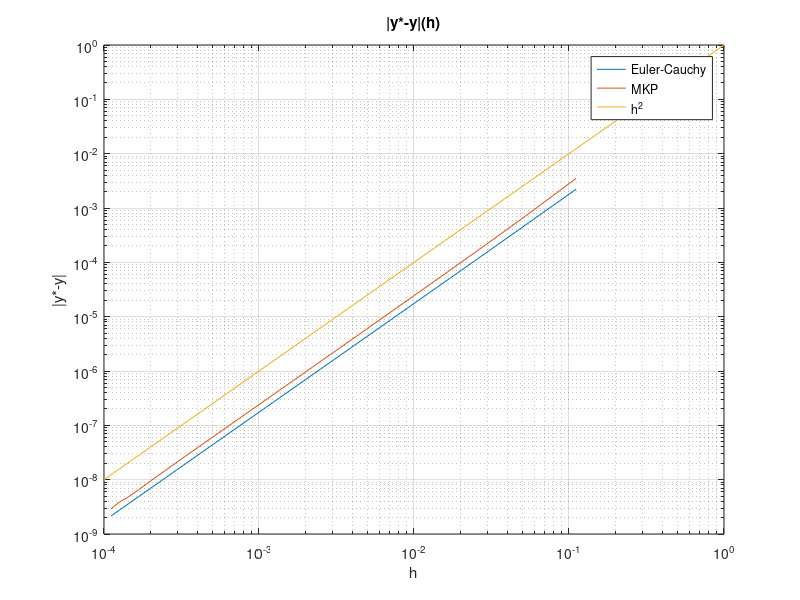
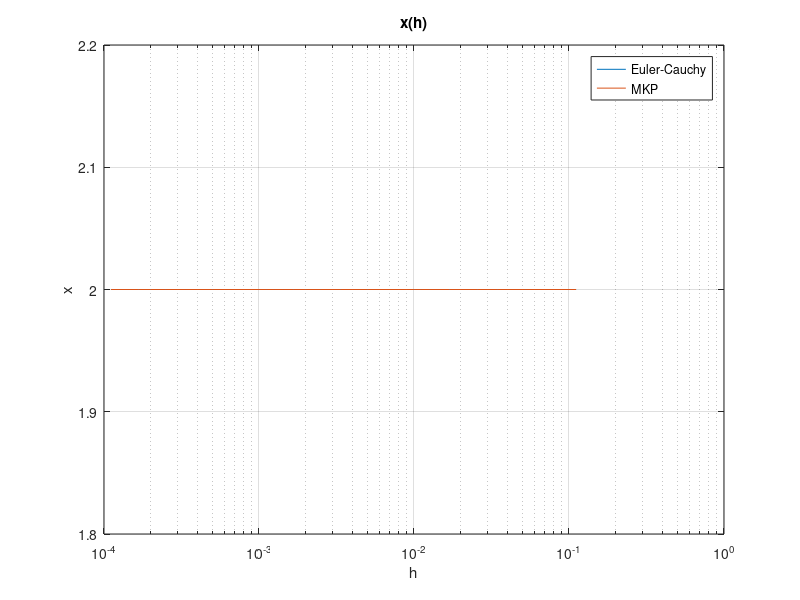
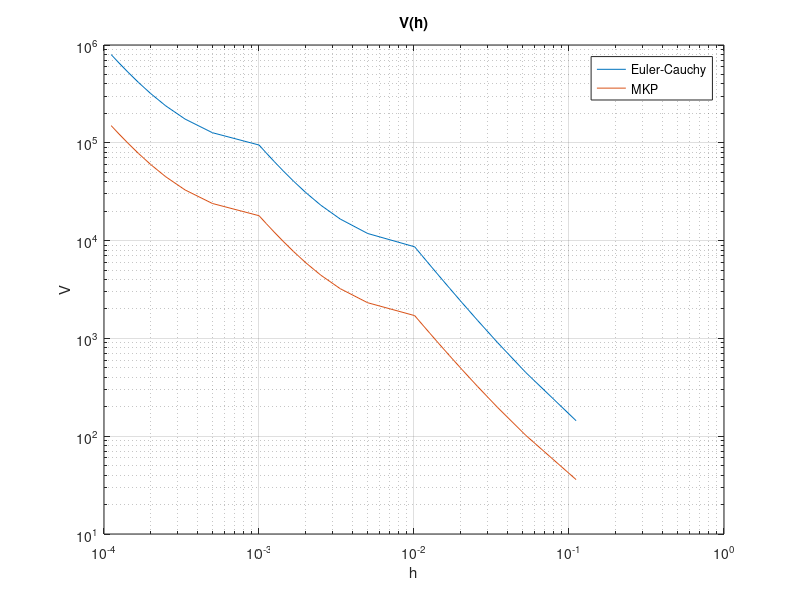
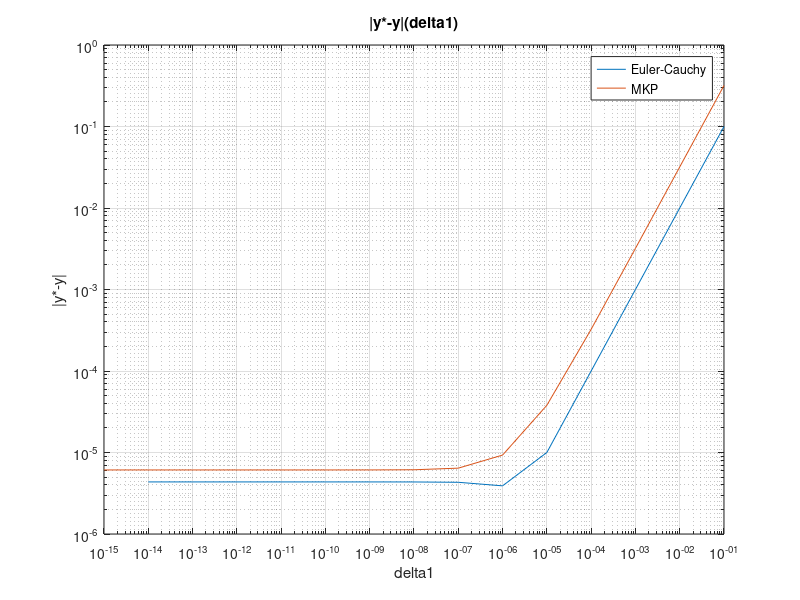

The MATLAB source for these figures, in order:
%1st plot
A = load('output1_1.txt');
h = A(:, 1);
mstk = A(:, 2);
loglog(h, mstk)

hold on
grid on

A = load('output1_2.txt');
h = A(:, 1);
mstk = A(:, 2);
loglog(h, mstk)

h = [1e-4, 1e-0];
mstk = h .^ 2;
loglog(h, mstk)

xlabel('h')
ylabel('|y*-y|')
legend('Euler-Cauchy', 'MKP', 'h^2')
title('|y*-y|(h)')

%2nd plot
figure
A = load('output2_1.txt');
h = A(:, 1);
coord = A(:, 2);
semilogx(h, coord)

hold on
grid on

A = load('output2_2.txt');
h = A(:, 1);
coord = A(:, 2);
semilogx(h, coord)

xlabel('h')
ylabel('x')
legend('Euler-Cauchy', 'MKP')
title('x(h)')

%3rd plot
figure
A = load('output3_1.txt');
h = A(:, 1);
V = A(:, 2);
loglog(h, V)

hold on
grid on

A = load('output3_2.txt');
h = A(:, 1);
V = A(:, 2);
loglog(h, V)

xlabel('h')
ylabel('V')
legend('Euler-Cauchy', 'MKP')
title('V(h)')

%4th plot
figure
A = load('output4_1.txt');
delta = A(:, 1);
mstk = A(:, 2);
loglog(delta, mstk)

hold on
grid on

A = load('output4_2.txt');
delta = A(:, 1);
mstk = A(:, 2);
loglog(delta, mstk)

xlabel('delta1')
ylabel('|y*-y|')
legend('Euler-Cauchy', 'MKP')
title('|y*-y|(delta1)')

%5th plot
figure
A = load('output5_1.txt');
delta = A(:, 1);
mstk = A(:, 2);
loglog(delta, mstk)

hold on
grid on

A = load('output5_2.txt');
delta = A(:, 1);
mstk = A(:, 2);
loglog(delta, mstk)

xlabel('delta2')
ylabel('|y*-y|')
legend('Euler-Cauchy', 'MKP')
title('|y*-y|(delta2)')